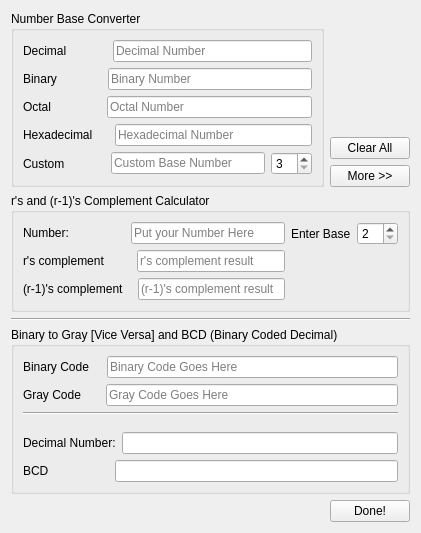
<?xml version="1.0" encoding="UTF-8"?>
<ui version="4.0">
 <class>QBaseOperations</class>
 <widget class="QWidget" name="QBaseOperations">
  <property name="geometry">
   <rect>
    <x>0</x>
    <y>0</y>
    <width>421</width>
    <height>529</height>
   </rect>
  </property>
  <property name="sizePolicy">
   <sizepolicy hsizetype="Preferred" vsizetype="Preferred">
    <horstretch>0</horstretch>
    <verstretch>0</verstretch>
   </sizepolicy>
  </property>
  <property name="windowTitle">
   <string>Form</string>
  </property>
  <layout class="QGridLayout" name="gridLayout">
   <item row="0" column="0">
    <layout class="QHBoxLayout" name="numberBaseGroupLayout">
     <item>
      <widget class="QGroupBox" name="baseConverterGroupBox">
       <property name="sizePolicy">
        <sizepolicy hsizetype="Expanding" vsizetype="Preferred">
         <horstretch>0</horstretch>
         <verstretch>0</verstretch>
        </sizepolicy>
       </property>
       <property name="title">
        <string>Number Base Converter</string>
       </property>
       <layout class="QHBoxLayout" name="horizontalLayout_6">
        <item>
         <layout class="QVBoxLayout" name="verticalLayout">
          <item>
           <layout class="QHBoxLayout" name="decimalLayout">
            <item>
             <widget class="QLabel" name="decimalLabel">
              <property name="text">
               <string>Decimal</string>
              </property>
             </widget>
            </item>
            <item>
             <spacer name="decimalSpacer">
              <property name="orientation">
               <enum>Qt::Horizontal</enum>
              </property>
              <property name="sizeType">
               <enum>QSizePolicy::Fixed</enum>
              </property>
              <property name="sizeHint" stdset="0">
               <size>
                <width>40</width>
                <height>20</height>
               </size>
              </property>
             </spacer>
            </item>
            <item>
             <widget class="QLineEdit" name="decEdit">
              <property name="placeholderText">
               <string>Decimal Number</string>
              </property>
             </widget>
            </item>
           </layout>
          </item>
          <item>
           <layout class="QHBoxLayout" name="horizontalLayout_4">
            <item>
             <widget class="QLabel" name="binaryLabel">
              <property name="text">
               <string>Binary</string>
              </property>
             </widget>
            </item>
            <item>
             <spacer name="binarySpacer">
              <property name="orientation">
               <enum>Qt::Horizontal</enum>
              </property>
              <property name="sizeType">
               <enum>QSizePolicy::Fixed</enum>
              </property>
              <property name="sizeHint" stdset="0">
               <size>
                <width>45</width>
                <height>20</height>
               </size>
              </property>
             </spacer>
            </item>
            <item>
             <widget class="QLineEdit" name="binEdit">
              <property name="placeholderText">
               <string>Binary Number</string>
              </property>
             </widget>
            </item>
           </layout>
          </item>
          <item>
           <layout class="QHBoxLayout" name="octalLayout">
            <item>
             <widget class="QLabel" name="octalLabel">
              <property name="text">
               <string>Octal</string>
              </property>
             </widget>
            </item>
            <item>
             <spacer name="octalSpacer">
              <property name="orientation">
               <enum>Qt::Horizontal</enum>
              </property>
              <property name="sizeType">
               <enum>QSizePolicy::Fixed</enum>
              </property>
              <property name="sizeHint" stdset="0">
               <size>
                <width>50</width>
                <height>20</height>
               </size>
              </property>
             </spacer>
            </item>
            <item>
             <widget class="QLineEdit" name="octEdit">
              <property name="placeholderText">
               <string>Octal Number</string>
              </property>
             </widget>
            </item>
           </layout>
          </item>
          <item>
           <layout class="QHBoxLayout" name="hexadecimalLayout">
            <item>
             <widget class="QLabel" name="hexadecimalLabel">
              <property name="text">
               <string>Hexadecimal</string>
              </property>
             </widget>
            </item>
            <item>
             <spacer name="hexadecimalSpacer">
              <property name="orientation">
               <enum>Qt::Horizontal</enum>
              </property>
              <property name="sizeType">
               <enum>QSizePolicy::Fixed</enum>
              </property>
              <property name="sizeHint" stdset="0">
               <size>
                <width>16</width>
                <height>20</height>
               </size>
              </property>
             </spacer>
            </item>
            <item>
             <widget class="QLineEdit" name="hexEdit">
              <property name="placeholderText">
               <string>Hexadecimal Number</string>
              </property>
             </widget>
            </item>
           </layout>
          </item>
          <item>
           <layout class="QHBoxLayout" name="customLayout">
            <item>
             <widget class="QLabel" name="customLabel">
              <property name="text">
               <string>Custom </string>
              </property>
             </widget>
            </item>
            <item>
             <spacer name="customSpacer">
              <property name="orientation">
               <enum>Qt::Horizontal</enum>
              </property>
              <property name="sizeType">
               <enum>QSizePolicy::Fixed</enum>
              </property>
              <property name="sizeHint" stdset="0">
               <size>
                <width>37</width>
                <height>20</height>
               </size>
              </property>
             </spacer>
            </item>
            <item>
             <widget class="QLineEdit" name="cusEdit">
              <property name="placeholderText">
               <string>Custom Base Number</string>
              </property>
             </widget>
            </item>
            <item>
             <widget class="QSpinBox" name="customBaseBox">
              <property name="minimum">
               <number>3</number>
              </property>
              <property name="maximum">
               <number>35</number>
              </property>
             </widget>
            </item>
           </layout>
          </item>
         </layout>
        </item>
       </layout>
      </widget>
     </item>
     <item>
      <layout class="QVBoxLayout" name="numberBaseButtonLayout">
       <item>
        <spacer name="moreButtonSpacer">
         <property name="orientation">
          <enum>Qt::Vertical</enum>
         </property>
         <property name="sizeHint" stdset="0">
          <size>
           <width>20</width>
           <height>128</height>
          </size>
         </property>
        </spacer>
       </item>
       <item>
        <widget class="QPushButton" name="clearButton">
         <property name="text">
          <string>Clear All</string>
         </property>
        </widget>
       </item>
       <item>
        <widget class="QPushButton" name="moreButton">
         <property name="sizePolicy">
          <sizepolicy hsizetype="Fixed" vsizetype="Fixed">
           <horstretch>16</horstretch>
           <verstretch>0</verstretch>
          </sizepolicy>
         </property>
         <property name="text">
          <string>More &gt;&gt;</string>
         </property>
         <property name="checkable">
          <bool>true</bool>
         </property>
        </widget>
       </item>
      </layout>
     </item>
    </layout>
   </item>
   <item row="2" column="0">
    <layout class="QHBoxLayout" name="doneHLayout">
     <item>
      <spacer name="doneHSpacer">
       <property name="orientation">
        <enum>Qt::Horizontal</enum>
       </property>
       <property name="sizeHint" stdset="0">
        <size>
         <width>308</width>
         <height>20</height>
        </size>
       </property>
      </spacer>
     </item>
     <item>
      <widget class="QPushButton" name="doneButton">
       <property name="text">
        <string>Done!</string>
       </property>
      </widget>
     </item>
    </layout>
   </item>
   <item row="1" column="0">
    <layout class="QVBoxLayout" name="bcdComplementGroupBoxLayout">
     <item>
      <widget class="QGroupBox" name="complementGroupBox">
       <property name="title">
        <string>r's and (r-1)'s Complement Calculator</string>
       </property>
       <layout class="QHBoxLayout" name="horizontalLayout_13">
        <item>
         <layout class="QHBoxLayout" name="horizontalLayout_12">
          <item>
           <layout class="QVBoxLayout" name="verticalLayout_3">
            <item>
             <layout class="QHBoxLayout" name="horizontalLayout_9">
              <item>
               <widget class="QLabel" name="label_7">
                <property name="text">
                 <string>Number:</string>
                </property>
               </widget>
              </item>
              <item>
               <spacer name="horizontalSpacer_6">
                <property name="orientation">
                 <enum>Qt::Horizontal</enum>
                </property>
                <property name="sizeType">
                 <enum>QSizePolicy::Fixed</enum>
                </property>
                <property name="sizeHint" stdset="0">
                 <size>
                  <width>56</width>
                  <height>0</height>
                 </size>
                </property>
               </spacer>
              </item>
              <item>
               <widget class="QLineEdit" name="rsInputNumberEdit">
                <property name="placeholderText">
                 <string>Put your Number Here</string>
                </property>
               </widget>
              </item>
             </layout>
            </item>
            <item>
             <layout class="QHBoxLayout" name="horizontalLayout_10">
              <item>
               <widget class="QLabel" name="label_8">
                <property name="text">
                 <string>r's complement</string>
                </property>
               </widget>
              </item>
              <item>
               <spacer name="horizontalSpacer_7">
                <property name="orientation">
                 <enum>Qt::Horizontal</enum>
                </property>
                <property name="sizeType">
                 <enum>QSizePolicy::Fixed</enum>
                </property>
                <property name="sizeHint" stdset="0">
                 <size>
                  <width>26</width>
                  <height>0</height>
                 </size>
                </property>
               </spacer>
              </item>
              <item>
               <widget class="QLineEdit" name="rsComplementEdit">
                <property name="readOnly">
                 <bool>true</bool>
                </property>
                <property name="placeholderText">
                 <string>r's complement result</string>
                </property>
               </widget>
              </item>
             </layout>
            </item>
            <item>
             <layout class="QHBoxLayout" name="horizontalLayout_11">
              <item>
               <widget class="QLabel" name="label_9">
                <property name="text">
                 <string>(r-1)'s complement</string>
                </property>
               </widget>
              </item>
              <item>
               <spacer name="horizontalSpacer_8">
                <property name="orientation">
                 <enum>Qt::Horizontal</enum>
                </property>
                <property name="sizeType">
                 <enum>QSizePolicy::Fixed</enum>
                </property>
                <property name="sizeHint" stdset="0">
                 <size>
                  <width>8</width>
                  <height>0</height>
                 </size>
                </property>
               </spacer>
              </item>
              <item>
               <widget class="QLineEdit" name="rMinusOneEdit">
                <property name="enabled">
                 <bool>true</bool>
                </property>
                <property name="readOnly">
                 <bool>true</bool>
                </property>
                <property name="placeholderText">
                 <string>(r-1)'s complement result</string>
                </property>
               </widget>
              </item>
             </layout>
            </item>
           </layout>
          </item>
          <item>
           <layout class="QVBoxLayout" name="verticalLayout_4">
            <item>
             <layout class="QHBoxLayout" name="horizontalLayout_8">
              <item>
               <widget class="QLabel" name="label_6">
                <property name="text">
                 <string>Enter Base</string>
                </property>
               </widget>
              </item>
              <item>
               <widget class="QSpinBox" name="complementBaseSpinBox">
                <property name="minimum">
                 <number>2</number>
                </property>
                <property name="maximum">
                 <number>35</number>
                </property>
               </widget>
              </item>
             </layout>
            </item>
            <item>
             <spacer name="verticalSpacer_2">
              <property name="orientation">
               <enum>Qt::Vertical</enum>
              </property>
              <property name="sizeHint" stdset="0">
               <size>
                <width>20</width>
                <height>58</height>
               </size>
              </property>
             </spacer>
            </item>
           </layout>
          </item>
         </layout>
        </item>
       </layout>
       <zorder>label_6</zorder>
       <zorder>complementBaseSpinBox</zorder>
       <zorder>label_7</zorder>
       <zorder>rsInputNumberEdit</zorder>
       <zorder>label_8</zorder>
       <zorder>rsComplementEdit</zorder>
       <zorder>rMinusOneEdit</zorder>
       <zorder>label_9</zorder>
       <zorder>label_6</zorder>
       <zorder>label_6</zorder>
       <zorder>verticalSpacer_2</zorder>
      </widget>
     </item>
     <item>
      <widget class="Line" name="line_2">
       <property name="orientation">
        <enum>Qt::Horizontal</enum>
       </property>
      </widget>
     </item>
     <item>
      <widget class="QGroupBox" name="binaryToGrayBCDGroupBox">
       <property name="title">
        <string>Binary to Gray [Vice Versa] and BCD (Binary Coded Decimal) </string>
       </property>
       <layout class="QHBoxLayout" name="horizontalLayout_18">
        <item>
         <layout class="QVBoxLayout" name="verticalLayoutBinarytoGray">
          <item>
           <layout class="QVBoxLayout" name="b2cLayout">
            <item>
             <layout class="QHBoxLayout" name="binaryEditLayout">
              <item>
               <widget class="QLabel" name="binLabel">
                <property name="text">
                 <string>Binary Code</string>
                </property>
               </widget>
              </item>
              <item>
               <spacer name="horizontalSpacer">
                <property name="orientation">
                 <enum>Qt::Horizontal</enum>
                </property>
                <property name="sizeType">
                 <enum>QSizePolicy::Fixed</enum>
                </property>
                <property name="sizeHint" stdset="0">
                 <size>
                  <width>12</width>
                  <height>20</height>
                 </size>
                </property>
               </spacer>
              </item>
              <item>
               <widget class="QLineEdit" name="binaryLineEdit">
                <property name="placeholderText">
                 <string>Binary Code Goes Here</string>
                </property>
               </widget>
              </item>
             </layout>
            </item>
            <item>
             <layout class="QHBoxLayout" name="GrayCodeLayout">
              <item>
               <widget class="QLabel" name="GrayLabel">
                <property name="text">
                 <string>Gray Code</string>
                </property>
               </widget>
              </item>
              <item>
               <spacer name="horizontalSpacer_2">
                <property name="orientation">
                 <enum>Qt::Horizontal</enum>
                </property>
                <property name="sizeType">
                 <enum>QSizePolicy::Fixed</enum>
                </property>
                <property name="sizeHint" stdset="0">
                 <size>
                  <width>19</width>
                  <height>20</height>
                 </size>
                </property>
               </spacer>
              </item>
              <item>
               <widget class="QLineEdit" name="grayLineEdit">
                <property name="placeholderText">
                 <string>Gray Code Goes Here</string>
                </property>
               </widget>
              </item>
             </layout>
            </item>
           </layout>
          </item>
          <item>
           <widget class="Line" name="line">
            <property name="orientation">
             <enum>Qt::Horizontal</enum>
            </property>
           </widget>
          </item>
          <item>
           <spacer name="verticalSpacer_3">
            <property name="orientation">
             <enum>Qt::Vertical</enum>
            </property>
            <property name="sizeType">
             <enum>QSizePolicy::Fixed</enum>
            </property>
            <property name="sizeHint" stdset="0">
             <size>
              <width>20</width>
              <height>11</height>
             </size>
            </property>
           </spacer>
          </item>
          <item>
           <layout class="QVBoxLayout" name="verticalBCDLayout">
            <item>
             <layout class="QHBoxLayout" name="decNumBCDLayout">
              <item>
               <widget class="QLabel" name="decNumberLabel">
                <property name="text">
                 <string>Decimal Number:</string>
                </property>
               </widget>
              </item>
              <item>
               <spacer name="horizontalSpacer_3">
                <property name="orientation">
                 <enum>Qt::Horizontal</enum>
                </property>
                <property name="sizeType">
                 <enum>QSizePolicy::Fixed</enum>
                </property>
                <property name="sizeHint" stdset="0">
                 <size>
                  <width>0</width>
                  <height>20</height>
                 </size>
                </property>
               </spacer>
              </item>
              <item>
               <widget class="QLineEdit" name="decNumberEdit"/>
              </item>
             </layout>
            </item>
            <item>
             <layout class="QHBoxLayout" name="bcdHBoxLayout">
              <item>
               <widget class="QLabel" name="BCDLabel">
                <property name="text">
                 <string>BCD</string>
                </property>
               </widget>
              </item>
              <item>
               <spacer name="horizontalSpacer_4">
                <property name="orientation">
                 <enum>Qt::Horizontal</enum>
                </property>
                <property name="sizeType">
                 <enum>QSizePolicy::Fixed</enum>
                </property>
                <property name="sizeHint" stdset="0">
                 <size>
                  <width>60</width>
                  <height>20</height>
                 </size>
                </property>
               </spacer>
              </item>
              <item>
               <widget class="QLineEdit" name="BCDLineEdit"/>
              </item>
             </layout>
            </item>
           </layout>
          </item>
         </layout>
        </item>
       </layout>
      </widget>
     </item>
    </layout>
   </item>
  </layout>
 </widget>
 <resources/>
 <connections/>
</ui>
